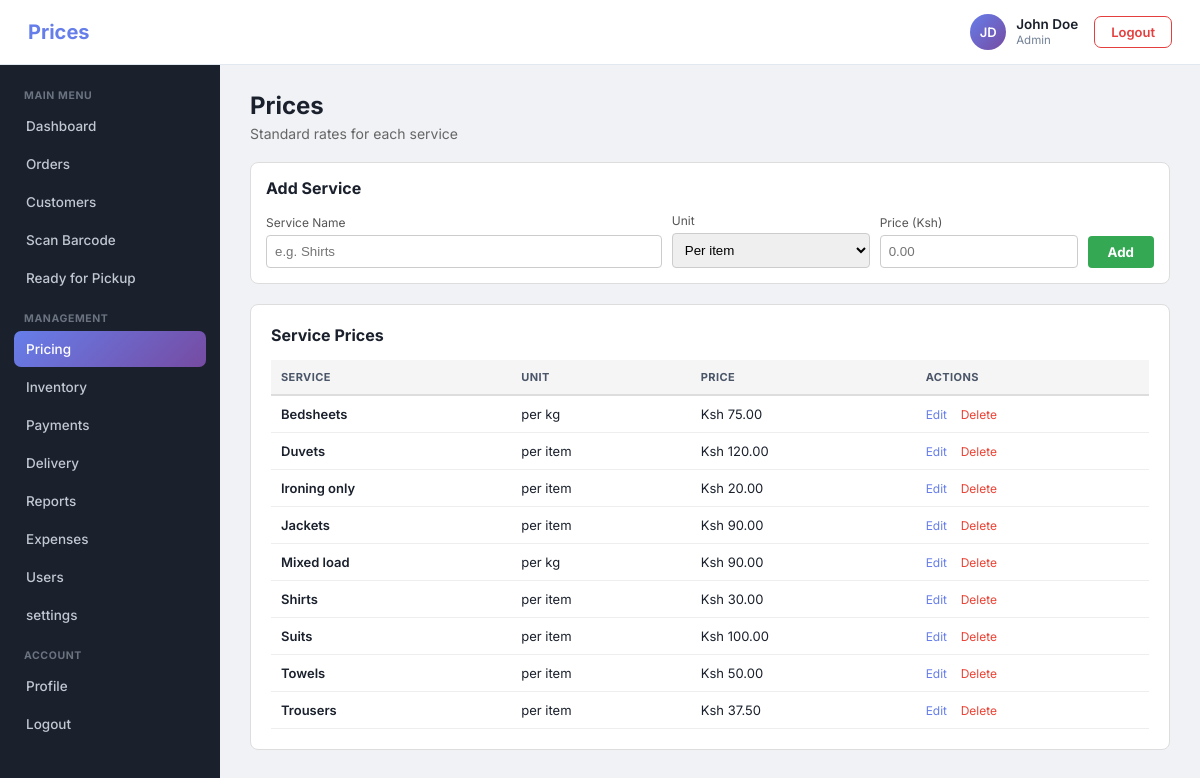
/services.php (signed in), run on the app's committed database.
### tables this page shows
CREATE TABLE `services` (
  `id` int(11) NOT NULL,
  `name` varchar(100) NOT NULL,
  `unit` varchar(30) NOT NULL DEFAULT 'per item',
  `price` decimal(10,2) NOT NULL DEFAULT 0.00,
  `created_at` datetime NOT NULL DEFAULT current_timestamp()
);

### services.php (the view, shortened to what this page needs)
<?php
require_once 'db_config.php';
$pageTitle = 'Prices';
$activePage = 'services';
$result = $conn->query("SELECT * FROM services ORDER BY name");
$services = [];
while ($row = $result->fetch_assoc()) {
    $services[] = $row;
}
function formatMoney($amount) {
    return 'Ksh ' . number_format($amount, 2);
}
include 'header.php';
?>
<div style="margin-bottom: 20px;">
    <h1 style="font-size: 24px; margin-bottom: 5px;">Prices</h1>
    <p style="color: #666; font-size: 14px;">Standard rates for each service</p>
</div>
<div style="background: white; padding: 15px; border-radius: 8px; margin-bottom: 20px; border: 1px solid #ddd;">
    <h3 style="margin: 0 0 15px 0; font-size: 16px;">Add Service</h3>
    <form method="POST">
        <div style="display: grid; grid-template-columns: 2fr 1fr 1fr auto; gap: 10px; align-items: end;">
            <div>
                <label style="display: block; font-size: 12px; color: #555; margin-bottom: 5px;">Service Name</label>
                <input type="text" name="name" placeholder="e.g. Shirts" required
                       style="width: 100%; padding: 8px; border: 1px solid #ccc; border-radius: 4px;">
            </div>
            <div>
                <label style="display: block; font-size: 12px; color: #555; margin-bottom: 5px;">Unit</label>
                <select name="unit" style="width: 100%; padding: 8px; border: 1px solid #ccc; border-radius: 4px;">
                    <option value="per item">Per item</option>
                </select>
            </div>
            <div>
                <label style="display: block; font-size: 12px; color: #555; margin-bottom: 5px;">Price (Ksh)</label>
                <input type="number" name="price" min="0" step="0.01" placeholder="0.00" required
                       style="width: 100%; padding: 8px; border: 1px solid #ccc; border-radius: 4px;">
            </div>
            <button type="submit" name="add_service" style="background: #34a853; color: white; border: none; padding: 8px 20px; border-radius: 4px; font-weight: bold; cursor: pointer;">Add</button>
        </div>
    </form>
</div>
<div style="background: white; padding: 20px; border-radius: 8px; border: 1px solid #ddd;">
    <h3 style="margin: 0 0 15px 0; font-size: 16px;">Service Prices</h3>
    <table style="width: 100%; border-collapse: collapse; font-size: 13px;">
        <thead>
            <tr style="background: #f5f5f5;">
                <th style="padding: 10px; text-align: left; border-bottom: 2px solid #ddd;">Service</th>
                <th style="padding: 10px; text-align: left; border-bottom: 2px solid #ddd;">Unit</th>
                <th style="padding: 10px; text-align: left; border-bottom: 2px solid #ddd;">Price</th>
                <th style="padding: 10px; text-align: left; border-bottom: 2px solid #ddd;">Actions</th>
            </tr>
        </thead>
        <tbody>
            <?php foreach ($services as $s): ?>
            <tr style="border-bottom: 1px solid #eee;">
                <td style="padding: 10px; font-weight: 600;"><?php echo htmlspecialchars($s['name']); ?></td>
                <td style="padding: 10px;"><?php echo htmlspecialchars($s['unit']); ?></td>
                <td style="padding: 10px;"><?php echo formatMoney($s['price']); ?></td>
                <td style="padding: 10px;">
                    <button onclick="editService(<?php echo $s['id']; ?>, '<?php echo htmlspecialchars($s['name'], ENT_QUOTES); ?>', '<?php echo $s['unit']; ?>', <?php echo $s['price']; ?>)"
                            style="background: none; border: none; color: #667eea; cursor: pointer; font-size: 12px; margin-right: 10px;">Edit</button>
                    <a href="services.php?delete=<?php echo $s['id']; ?>"
                       onclick="return confirm('Delete this service?')"
                       style="color: #ea4335; font-size: 12px; text-decoration: none;">Delete</a>
                </td>
            </tr>
            <?php endforeach; ?>
        </tbody>
    </table>
</div>
<?php include 'footer.php'; ?>

### header.php (shortened to what this page needs)
<?php
$fullName = $_SESSION['full_name'] ?? 'User';
$role = $_SESSION['role'] ?? 'staff';
$parts = explode(' ', $fullName);
$initials = strtoupper(substr($parts[0], 0, 1));
if (isset($parts[1])) {
    $initials .= strtoupper(substr($parts[1], 0, 1));
}
?>
<!DOCTYPE html>
<html lang="en">
<head>
</head>
<body>
<header class="topbar">
    <div style="display:flex; align-items:center; gap:14px;">
        <div class="page-title"><?php echo htmlspecialchars($pageTitle); ?></div>
    </div>
    <div class="topbar-right">
        <div class="user-wrap">
            <div class="topbar-user" id="userMenuTrigger">
                <div class="avatar"><?php echo htmlspecialchars($initials); ?></div>
                <div class="user-info">
                    <div class="user-name"><?php echo htmlspecialchars($fullName); ?></div>
                    <div class="user-role"><?php echo ucfirst(htmlspecialchars($role)); ?></div>
                </div>
            </div>
        </div>
        <a href="logout.php" class="logout-btn">Logout</a>
    </div>
</header>
<nav class="sidebar" id="sidebar">
    <ul class="sidebar-menu">
    <?php if ($role === 'admin'): ?>
        <li class="menu-label">Main menu</li>
        <li><a href="dashboard_admin.php" class="nav-link <?php echo $activePage === 'dashboard' ? 'active' : ''; ?>">Dashboard</a></li>
        <li><a href="orders.php" class="nav-link <?php echo $activePage === 'orders' ? 'active' : ''; ?>">Orders</a></li>
        <li><a href="customers.php" class="nav-link <?php echo $activePage === 'customers' ? 'active' : ''; ?>">Customers</a></li>
        <li><a href="scan_barcode.php" class="nav-link <?php echo $activePage === 'scan_barcode' ? 'active' : ''; ?>">Scan Barcode</a></li>
        <li><a href="ready_pickup.php" class="nav-link <?php echo $activePage === 'ready_pickup' ? 'active' : ''; ?>">Ready for Pickup</a></li>
        <li class="menu-label">Management</li>
        <li><a href="services.php" class="nav-link <?php echo $activePage === 'services' ? 'active' : ''; ?>">Pricing</a></li>
        <li><a href="inventory.php" class="nav-link <?php echo $activePage === 'inventory' ? 'active' : ''; ?>">Inventory</a></li>
        <li><a href="payments.php" class="nav-link <?php echo $activePage === 'payments' ? 'active' : ''; ?>">Payments</a></li>
        <li><a href="delivery.php" class="nav-link <?php echo $activePage === 'delivery' ? 'active' : ''; ?>">Delivery</a></li>
        <li><a href="reports.php" class="nav-link <?php echo $activePage === 'reports' ? 'active' : ''; ?>">Reports</a></li>
        <li><a href="expenses.php" class="nav-link <?php echo $activePage === 'expenses' ? 'active' : ''; ?>">Expenses</a></li>
        <li><a href="users.php" class="nav-link <?php echo $activePage === 'users' ? 'active' : ''; ?>">Users</a></li>
     <li><a href="settings.php" class="nav-link <?php echo $activePage === 'users' ? 'active' : ''; ?>">settings</a></li>
        <li class="menu-label">Account</li>
        <li><a href="profile.php" class="nav-link <?php echo $activePage === 'profile' ? 'active' : ''; ?>">Profile</a></li>
        <li><a href="logout.php" class="nav-link">Logout</a></li>
    <?php endif; ?>
    </ul>
</nav>
<main class="main-content">

### footer.php (shortened to what this page needs)
</main>
</body>
</html>

### header.php (style rules this page uses)
:root { --accent-1: #667eea; --accent-2: #764ba2; --sidebar-bg: #1a202c; --sidebar-hover: #252e3d; --page-bg: #f0f2f5; --card-bg: #ffffff; --border-light: #e2e8f0; --text-dark: #1a202c; --text-mid: #4a5568; --text-muted: #718096; --danger: #e53e3e; --success: #2f855a; --warning: #b7791f; }
* { margin: 0; padding: 0; box-sizing: border-box; }
body { font-family: 'Inter', sans-serif; background: var(--page-bg); color: var(--text-dark); min-height: 100vh; }
a { text-decoration: none; color: inherit; }
button { font-family: inherit; }
.topbar { background: #fff; padding: 14px 28px; display: flex; justify-content: space-between; align-items: center; border-bottom: 1px solid var(--border-light); position: sticky; top: 0; z-index: 50; }
.page-title { font-size: 20px; font-weight: 700; color: var(--accent-1); }
.topbar-right { display: flex; align-items: center; gap: 16px; }
.topbar-user { display: flex; align-items: center; gap: 10px; cursor: pointer; }
.avatar { width: 36px; height: 36px; border-radius: 50%; background: linear-gradient(135deg, #667eea, #764ba2); display: flex; align-items: center; justify-content: center; color: white; font-weight: 600; font-size: 13px; }
.user-info { line-height: 1.25; }
.user-name { font-weight: 600; font-size: 13.5px; color: var(--text-dark); }
.user-role { font-size: 11.5px; color: var(--text-muted); }
.user-wrap { position: relative; }
.logout-btn { border: 1.5px solid var(--danger); color: var(--danger); background: none; padding: 7px 16px; border-radius: 7px; font-weight: 600; font-size: 13px; cursor: pointer; }
.sidebar { position: fixed; left: 0; top: 65px; bottom: 0; width: 220px; background: var(--sidebar-bg); overflow-y: auto; padding: 20px 14px; z-index: 40; }
.sidebar-menu { list-style: none; }
.sidebar-menu .menu-label { font-size: 10.5px; font-weight: 700; text-transform: uppercase; color: #6b7280; letter-spacing: 0.6px; padding: 14px 10px 6px; }
.sidebar-menu .menu-label:first-child { padding-top: 4px; }
.sidebar-menu li a { display: block; padding: 10px 12px; border-radius: 7px; color: #c2c8d2; font-weight: 500; font-size: 13.5px; margin-bottom: 2px; }
.sidebar-menu li a.active { background: linear-gradient(135deg, #667eea, #764ba2); color: white; }
.main-content { margin-left: 220px; padding: 26px 30px; }
table { width: 100%; border-collapse: collapse; }
table thead th { padding: 10px 12px; text-align: left; font-size: 11px; font-weight: 700; text-transform: uppercase; letter-spacing: 0.4px; color: var(--text-mid); border-bottom: 2px solid var(--border-light); }
table tbody tr { border-bottom: 1px solid #f0f2f5; }
table tbody td { padding: 11px 12px; font-size: 13px; vertical-align: middle; }

### data on the page
services: name "Bedsheets", unit "per kg", price "Ksh 75.00"
services: name "Duvets", unit "per item", price "Ksh 120.00"
services: name "Ironing only", unit "per item", price "Ksh 20.00"
services: name "Jackets", unit "per item", price "Ksh 90.00"
services: name "Mixed load", unit "per kg", price "Ksh 90.00"
services: name "Shirts", unit "per item", price "Ksh 30.00"
services: name "Suits", unit "per item", price "Ksh 100.00"
services: name "Towels", unit "per item", price "Ksh 50.00"
services: name "Trousers", unit "per item", price "Ksh 37.50"

### other printed values
$pageTitle "Prices"
$initials "JD"
$fullName "John Doe"
$role "Admin"
